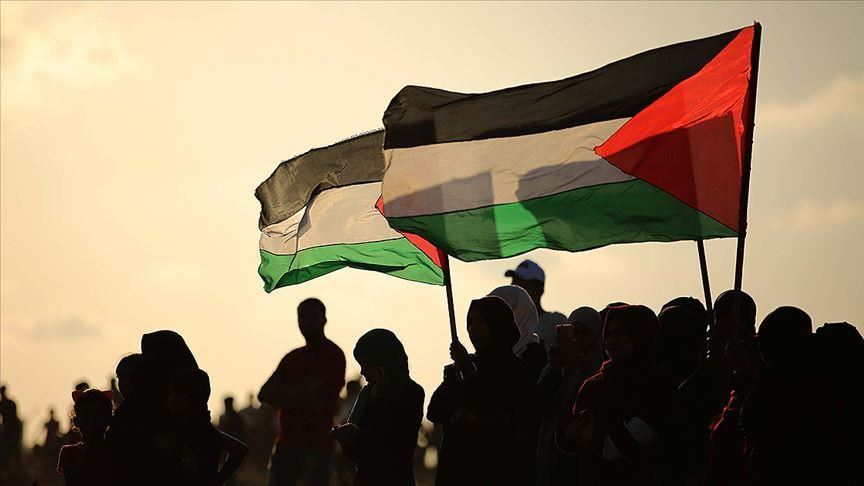
#> input picture resources/pal.jpg, 864 x 486 px, found by its file name
$ python flip_image.py
#> lines starting #> are read from the running program, lines starting #| are printed output that depends on the picture
import cv2 as cv

img = cv.imread("resources/pal.jpg")
#> img is the input picture: shape (486, 864, 3); mean B, G, R 101.8, 127.4, 143.7
cv.imshow("Original", img)

flip_h = cv.flip(img, 1)
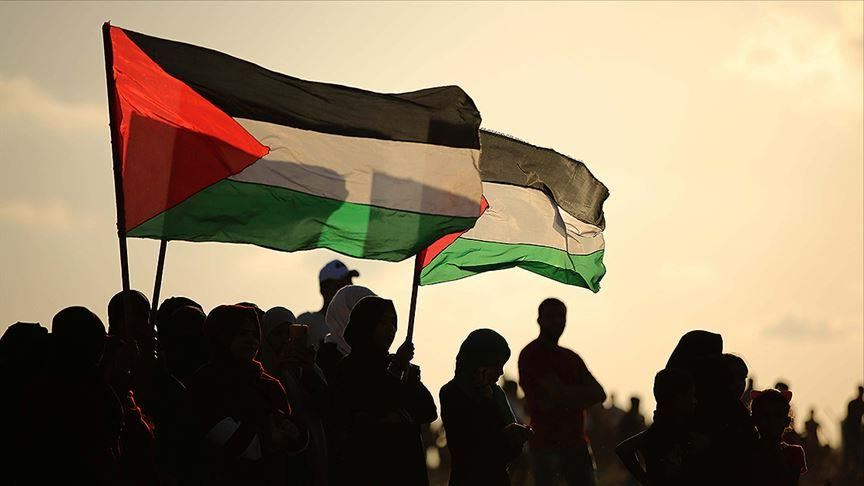
#> flip_h: shape (486, 864, 3); mean B, G, R 101.8, 127.4, 143.7
cv.imshow("Horizontal Flip", flip_h)

flip_v = cv.flip(img, 0)
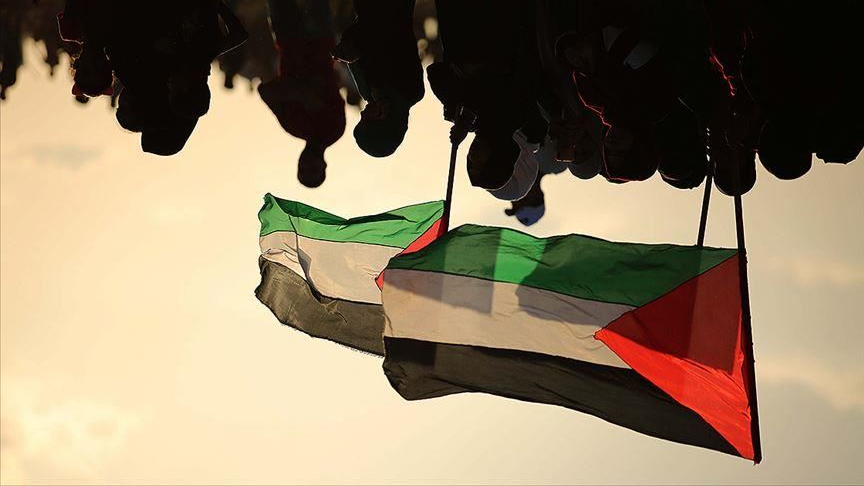
#> flip_v: shape (486, 864, 3); mean B, G, R 101.8, 127.4, 143.7
cv.imshow("Vertical Flip", flip_v)

flip_vh = cv.flip(img, -1)
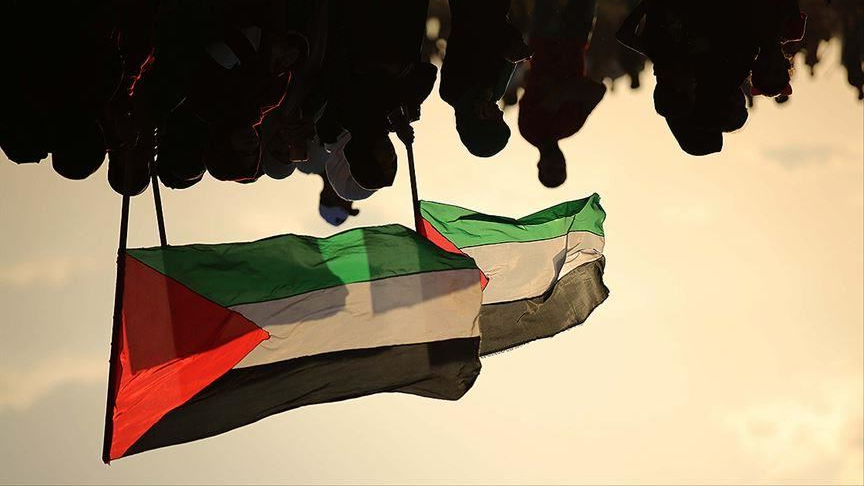
#> flip_vh: shape (486, 864, 3); mean B, G, R 101.8, 127.4, 143.7
cv.imshow("Vertical + Horizontal Flip", flip_vh)

cv.waitKey(0)
cv.destroyAllWindows()
